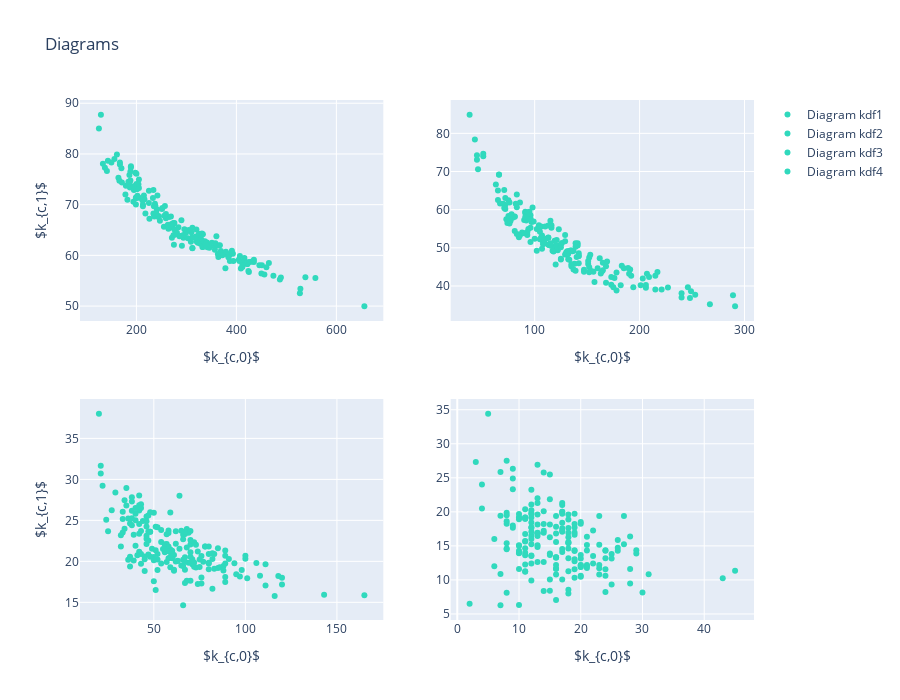

The notebook cell saved with this chart:
### Code cell
fig = make_subplots(rows=2, cols=2, start_cell="bottom-left")





fig.add_trace(go.Scatter(x=kdf1['kc0'],
                  y=kdf1['kc1'],
                  text=kdf1['country_name'],
                  mode='markers',
                  marker=dict(color='rgba(48, 217, 189, 1)'),
                  name='Diagram kdf1'),
              row=1, col=1)

fig.add_trace(go.Scatter(x=kdf2['kc0'],
                  y=kdf2['kc1'],
                  text=kdf2['country_name'],
                  mode='markers',
                  marker=dict(color='rgba(48, 217, 189, 1)'),
                  name='Diagram kdf2'),
              row=1, col=2)

fig.add_trace(go.Scatter(x=kdf3['kc0'],
                  y=kdf3['kc1'],
                  text=kdf3['country_name'],
                  mode='markers',
                  marker=dict(color='rgba(48, 217, 189, 1)'),
                  name='Diagram kdf3'),
              row=2, col=1)

fig.add_trace(go.Scatter(x=kdf4['kc0'],
                  y=kdf4['kc1'],
                  text=kdf4['country_name'],
                  mode='markers',
                  marker=dict(color='rgba(48, 217, 189, 1)'),
                  name='Diagram kdf4'),
              row=2, col=2)



# Update xaxis properties
fig.update_xaxes(title_text="$k_{c,0}$", row=1, col=1)
fig.update_xaxes(title_text="$k_{c,0}$", row=1, col=2)
fig.update_xaxes(title_text="$k_{c,0}$", row=2, col=1)
fig.update_xaxes(title_text="$k_{c,0}$", row=2, col=2)

# Update yaxis properties
fig.update_yaxes(title_text="$k_{c,1}$", row=1, col=1)
fig.update_yaxes(title_text="", row=1, col=2)
fig.update_yaxes(title_text="$k_{c,1}$", row=2, col=1)
fig.update_yaxes(title_text="", row=2, col=2)

# Update title and height
fig.update_layout(title_text="Diagrams", height=700)



fig.show()

### Figure 1 — Plotly figure (JSON) as saved in the notebook; plotly's stock layout.template omitted (floating-point values rounded to 4 significant figures; data arrays with more than 128 entries replaced by an {"elided": "..."} marker saying what was removed)
{"data": [{"marker": {"color": "rgba(48, 217, 189, 1)"}, "mode": "markers", "name": "Diagram kdf1", "text": {"elided": "189 str values"}, "type": "scatter", "x": {"elided": "189 int values"}, "xaxis": "x", "y": {"elided": "189 float values"}, "yaxis": "y"}, {"marker": {"color": "rgba(48, 217, 189, 1)"}, "mode": "markers", "name": "Diagram kdf2", "text": {"elided": "189 str values"}, "type": "scatter", "x": {"elided": "189 int values"}, "xaxis": "x2", "y": {"elided": "189 float values"}, "yaxis": "y2"}, {"marker": {"color": "rgba(48, 217, 189, 1)"}, "mode": "markers", "name": "Diagram kdf3", "text": {"elided": "189 str values"}, "type": "scatter", "x": {"elided": "189 int values"}, "xaxis": "x3", "y": {"elided": "189 float values"}, "yaxis": "y3"}, {"marker": {"color": "rgba(48, 217, 189, 1)"}, "mode": "markers", "name": "Diagram kdf4", "text": {"elided": "189 str values"}, "type": "scatter", "x": {"elided": "189 int values"}, "xaxis": "x4", "y": {"elided": "189 float values"}, "yaxis": "y4"}], "layout": {"height": 700, "title": {"text": "Diagrams"}, "xaxis": {"anchor": "y", "domain": [0, 0.45], "title": {"text": "$k_{c,0}$"}}, "xaxis2": {"anchor": "y2", "domain": [0.55, 1], "title": {"text": "$k_{c,0}$"}}, "xaxis3": {"anchor": "y3", "domain": [0, 0.45], "title": {"text": "$k_{c,0}$"}}, "xaxis4": {"anchor": "y4", "domain": [0.55, 1], "title": {"text": "$k_{c,0}$"}}, "yaxis": {"anchor": "x", "domain": [0, 0.425], "title": {"text": "$k_{c,1}$"}}, "yaxis2": {"anchor": "x2", "domain": [0, 0.425], "title": {"text": ""}}, "yaxis3": {"anchor": "x3", "domain": [0.575, 1], "title": {"text": "$k_{c,1}$"}}, "yaxis4": {"anchor": "x4", "domain": [0.575, 1], "title": {"text": ""}}}}
